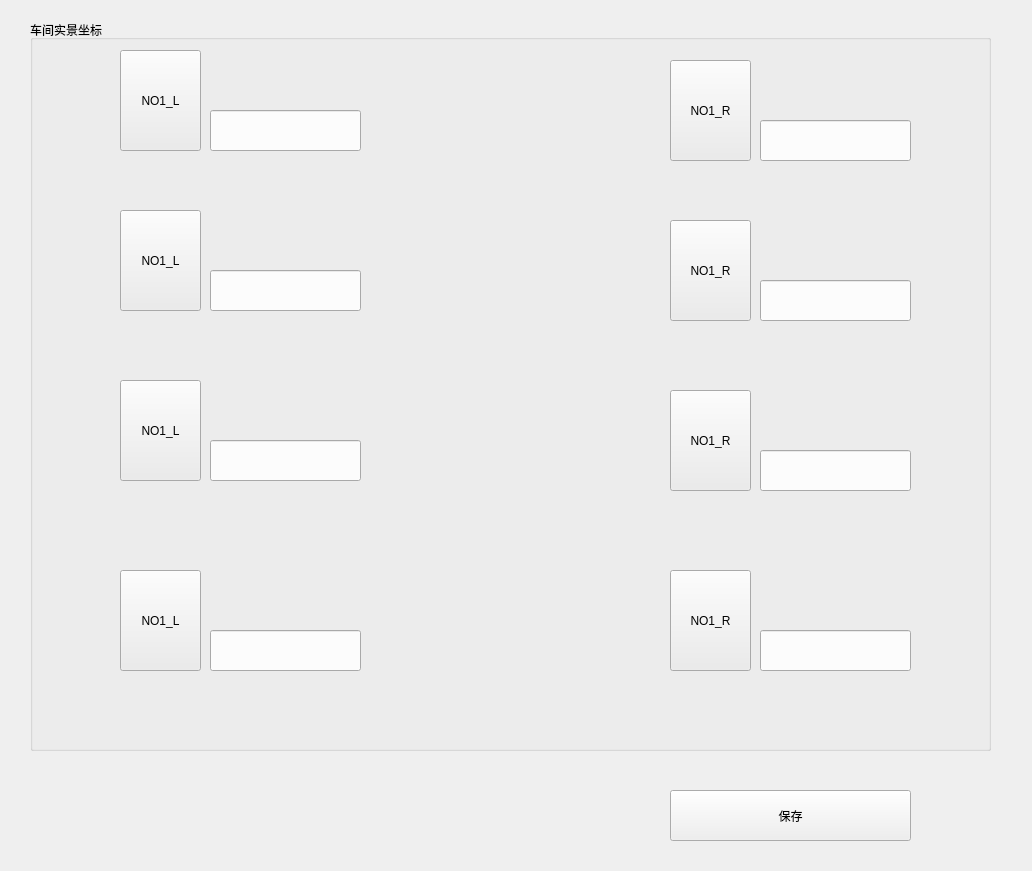
<?xml version="1.0" encoding="UTF-8"?>
<ui version="4.0">
 <class>CoordirateWidget</class>
 <widget class="QWidget" name="CoordirateWidget">
  <property name="geometry">
   <rect>
    <x>0</x>
    <y>0</y>
    <width>1032</width>
    <height>871</height>
   </rect>
  </property>
  <property name="windowTitle">
   <string>Form</string>
  </property>
  <widget class="QToolButton" name="toolButton">
   <property name="geometry">
    <rect>
     <x>120</x>
     <y>50</y>
     <width>81</width>
     <height>101</height>
    </rect>
   </property>
   <property name="text">
    <string>NO1_L</string>
   </property>
  </widget>
  <widget class="QToolButton" name="toolButton_2">
   <property name="geometry">
    <rect>
     <x>670</x>
     <y>60</y>
     <width>81</width>
     <height>101</height>
    </rect>
   </property>
   <property name="text">
    <string>NO1_R</string>
   </property>
  </widget>
  <widget class="QToolButton" name="toolButton_3">
   <property name="geometry">
    <rect>
     <x>670</x>
     <y>220</y>
     <width>81</width>
     <height>101</height>
    </rect>
   </property>
   <property name="text">
    <string>NO1_R</string>
   </property>
  </widget>
  <widget class="QToolButton" name="toolButton_4">
   <property name="geometry">
    <rect>
     <x>120</x>
     <y>210</y>
     <width>81</width>
     <height>101</height>
    </rect>
   </property>
   <property name="text">
    <string>NO1_L</string>
   </property>
  </widget>
  <widget class="QToolButton" name="toolButton_5">
   <property name="geometry">
    <rect>
     <x>120</x>
     <y>570</y>
     <width>81</width>
     <height>101</height>
    </rect>
   </property>
   <property name="text">
    <string>NO1_L</string>
   </property>
  </widget>
  <widget class="QToolButton" name="toolButton_6">
   <property name="geometry">
    <rect>
     <x>120</x>
     <y>380</y>
     <width>81</width>
     <height>101</height>
    </rect>
   </property>
   <property name="text">
    <string>NO1_L</string>
   </property>
  </widget>
  <widget class="QToolButton" name="toolButton_7">
   <property name="geometry">
    <rect>
     <x>670</x>
     <y>390</y>
     <width>81</width>
     <height>101</height>
    </rect>
   </property>
   <property name="text">
    <string>NO1_R</string>
   </property>
  </widget>
  <widget class="QToolButton" name="toolButton_8">
   <property name="geometry">
    <rect>
     <x>670</x>
     <y>570</y>
     <width>81</width>
     <height>101</height>
    </rect>
   </property>
   <property name="text">
    <string>NO1_R</string>
   </property>
  </widget>
  <widget class="QLineEdit" name="lineEditL1">
   <property name="geometry">
    <rect>
     <x>210</x>
     <y>110</y>
     <width>151</width>
     <height>41</height>
    </rect>
   </property>
  </widget>
  <widget class="QLineEdit" name="lineEditR1">
   <property name="geometry">
    <rect>
     <x>760</x>
     <y>120</y>
     <width>151</width>
     <height>41</height>
    </rect>
   </property>
  </widget>
  <widget class="QLineEdit" name="lineEditL2">
   <property name="geometry">
    <rect>
     <x>210</x>
     <y>270</y>
     <width>151</width>
     <height>41</height>
    </rect>
   </property>
  </widget>
  <widget class="QLineEdit" name="lineEditR2">
   <property name="geometry">
    <rect>
     <x>760</x>
     <y>280</y>
     <width>151</width>
     <height>41</height>
    </rect>
   </property>
  </widget>
  <widget class="QLineEdit" name="lineEditL3">
   <property name="geometry">
    <rect>
     <x>210</x>
     <y>440</y>
     <width>151</width>
     <height>41</height>
    </rect>
   </property>
  </widget>
  <widget class="QLineEdit" name="lineEditR3">
   <property name="geometry">
    <rect>
     <x>760</x>
     <y>450</y>
     <width>151</width>
     <height>41</height>
    </rect>
   </property>
  </widget>
  <widget class="QLineEdit" name="lineEditL4">
   <property name="geometry">
    <rect>
     <x>210</x>
     <y>630</y>
     <width>151</width>
     <height>41</height>
    </rect>
   </property>
  </widget>
  <widget class="QLineEdit" name="lineEditR4">
   <property name="geometry">
    <rect>
     <x>760</x>
     <y>630</y>
     <width>151</width>
     <height>41</height>
    </rect>
   </property>
  </widget>
  <widget class="QGroupBox" name="groupBox">
   <property name="geometry">
    <rect>
     <x>30</x>
     <y>20</y>
     <width>961</width>
     <height>731</height>
    </rect>
   </property>
   <property name="title">
    <string>车间实景坐标</string>
   </property>
  </widget>
  <widget class="QPushButton" name="save_coordirate_button">
   <property name="geometry">
    <rect>
     <x>670</x>
     <y>790</y>
     <width>241</width>
     <height>51</height>
    </rect>
   </property>
   <property name="text">
    <string>保存</string>
   </property>
  </widget>
 </widget>
 <resources/>
 <connections/>
</ui>
